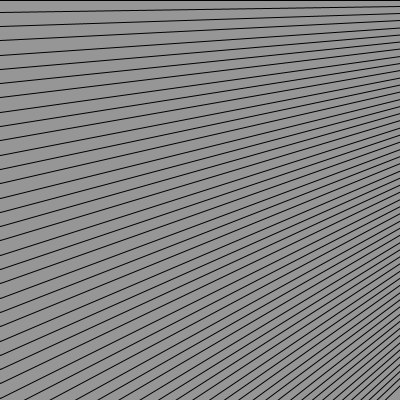
Frame 1 (no input)
Frame 60 (the mouse pressed at the canvas centre just before this capture): identical to frame 1, image omitted
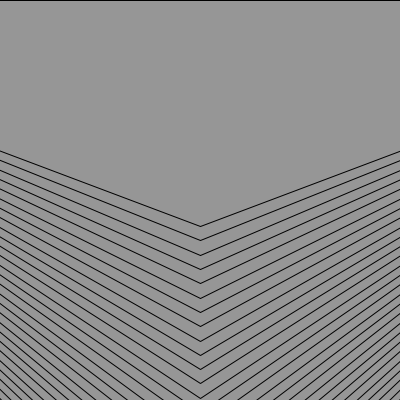
Frame 120 (the mouse held since frame 60 and released just before this capture)

The Processing sketch that drew these frames (run headless with seeded random() and noise(); from frame 60 on, the mouse is pressed at the canvas centre):

// Processing sketch: processing_80775
// ── processing_80775.pde

float change = 1.1;

void setup() {
  size(400, 400);
  

} 
void draw() {
  background(150);
  strokeWeight(1);
  smooth();
  noFill();
  for (int i = 700; i>mouseY ;i -= 13) {
  ellipseMode(CORNER);
    triangle(width/2 +600,0
            ,width/2 -600,0
            ,width/2+mouseX-200,i*change);

  }
  
  

}
  
